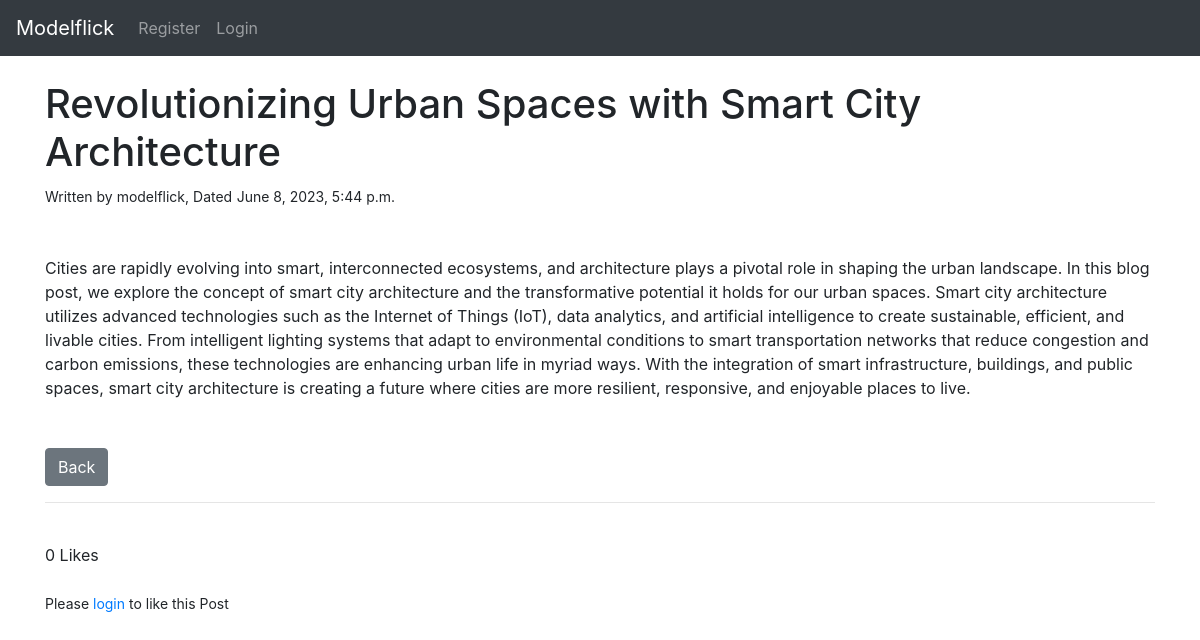
The app's page /article/2 with its own data.
### theblog/models.py (models this page shows, shortened)
class Post(models.Model):
    title = models.CharField(max_length=255)
    title_tag = models.CharField(max_length=255)
    author = models.ForeignKey(User, on_delete=models.CASCADE)
    body = models.TextField()
    post_date = models.DateTimeField(auto_now_add=True)
    likes = models.ManyToManyField(User, related_name='blog_post')
    def total_likes(self):
        return self.likes.count()

### theblog/views.py (the view)
# urls.py: path('article/<int:pk>', ArticleDetailView.as_view(), name = 'article_detail'),
class ArticleDetailView(DetailView):
    model = Post
    template_name = 'article_detail.html'
    def get_context_data(self, *args, **kwargs):
        context = super(ArticleDetailView, self).get_context_data(*args, **kwargs)
        stuff = get_object_or_404(Post, id=self.kwargs['pk'])
        total_likes= stuff.total_likes()
        liked = False
        if stuff.likes.filter(id=self.request.user.id).exists():
            liked = True
        context["total_likes"] = total_likes
        context["liked"] = liked
        return context

### theblog/templates/article_detail.html (shortened to what this page needs)
{% extends 'base.html' %}
{% block content %}
    <h1>{{ post.title }}</h1>
    <small> Written by {{ post.author }}, Dated</small>
    <small>{{ post.post_date }}</small>
    <br/>
    <br/><br/>
    {{ post.body|safe }}
    <br/><br/><br/>
    <a  href="{% url 'home' %}" class="btn btn-secondary" type = button >Back</a>
    <br/>
    <hr>
    <br/>
    <form action="{% url 'like_post' post.pk %}" method="POST">
        {{ total_likes }} Likes
        <br/>
        {% if user.is_authenticated %}
            {% if liked %}
                <button type="submit", name="post_id", value="{{ post.id }}", class="btn btn-danger btn-sm">Unlike</button>
            {% else %}
                <button type="submit", name="post_id", value="{{ post.id }}", class="btn btn-primary btn-sm">Like</button>
            {% endif %}
        {% else %}
        <br/>
        <small>Please <a href="{% url 'login' %}">login</a>  to like this Post</small>
        {% endif %}
    </form>
{% endblock %}

### records on screen
Post: title "Revolutionizing Urban Spaces with Smart City Architecture", author "modelflick", post_date "June 8, 2023, 5:44 p.m.", body "Cities are rapidly evolving into smart, interconnected ecosystems, and architecture plays a pivotal role in shaping the urban landscape. In this blog post, we explore the concept of smart city architecture and the transformative potential it holds for our urban spaces. Smart city architecture utilizes advanced technologies such as the Internet of Things (IoT), data analytics, and artificial intelligence to create sustainable, efficient, and livable cities. From intelligent lighting systems that adapt to environmental conditions to smart transportation networks that reduce congestion and carbon emissions, these technologies are enhancing urban life in myriad ways. With the integration of…"

### other values on screen
{{ total_likes }} "0"
